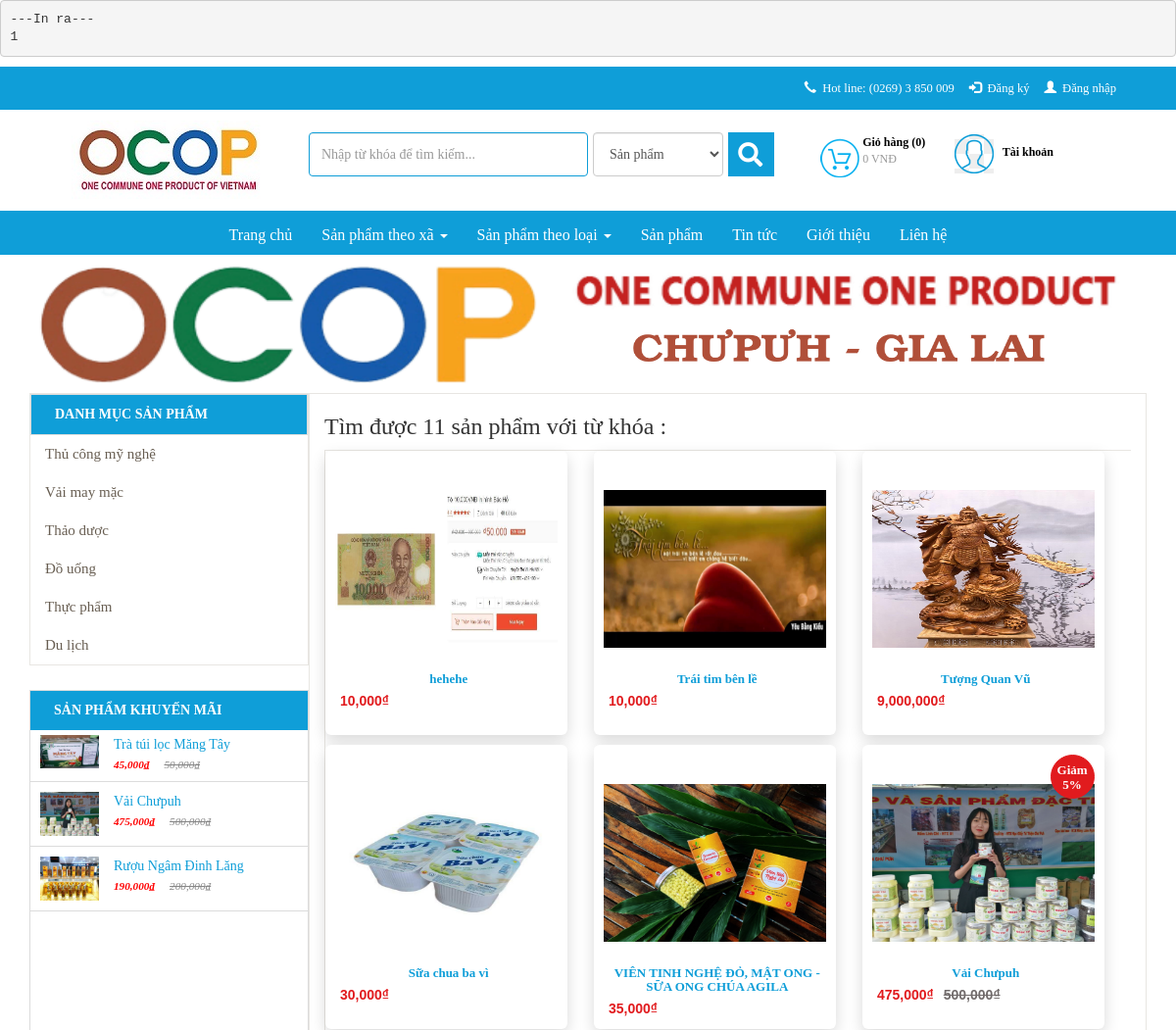
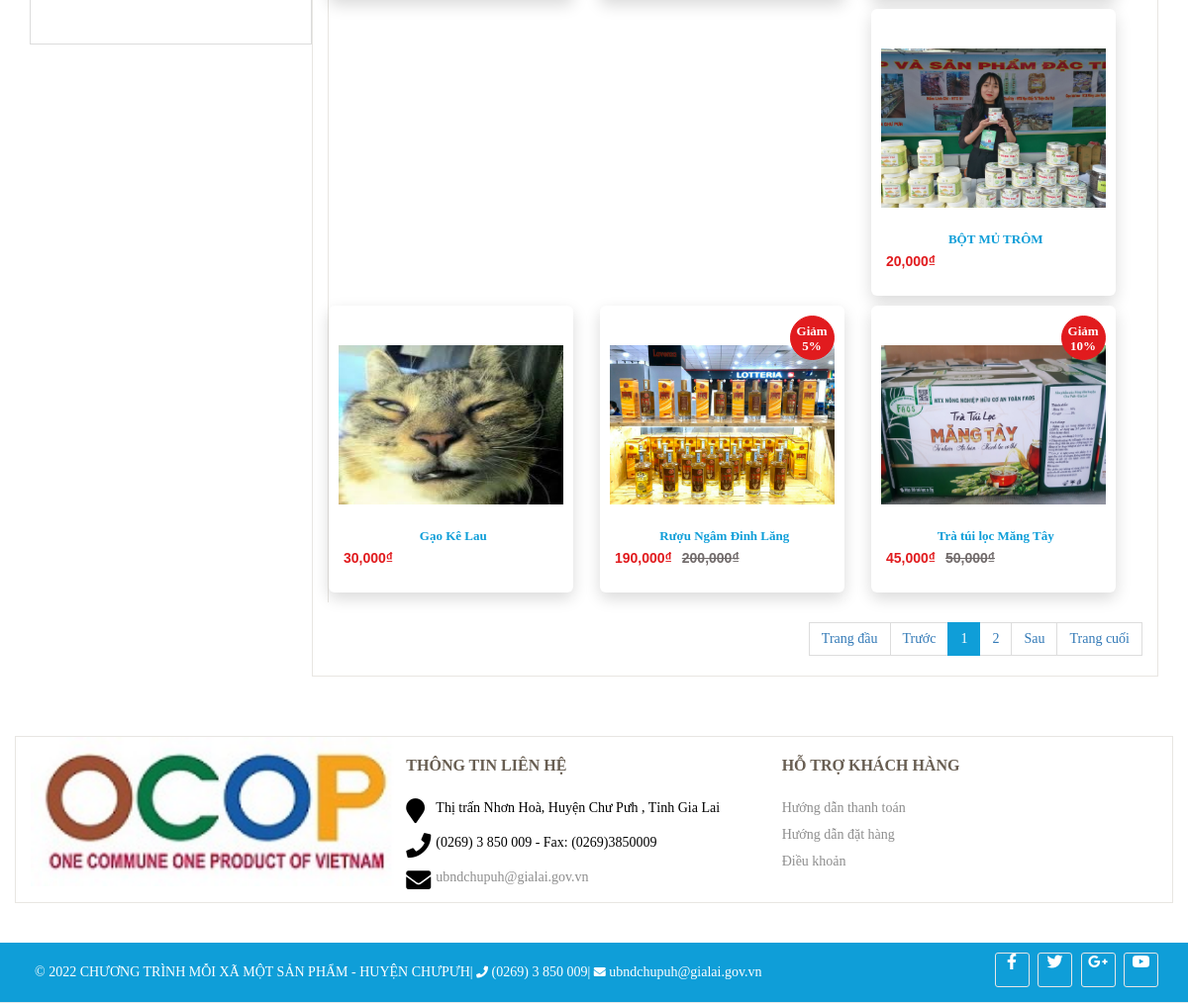
/index.php/search, run on the app's committed database (2 pictures, top to bottom).
### tables this page shows
CREATE TABLE `db_category` (
  `id` int(11) NOT NULL,
  `name` varchar(255) NOT NULL,
  `link` varchar(255) NOT NULL,
  `level` int(2) NOT NULL,
  `parentid` int(11) NOT NULL,
  `orders` varchar(5) DEFAULT NULL,
  `created_at` datetime NOT NULL,
  `created_by` varchar(255) NOT NULL,
  `updated_at` datetime NOT NULL,
  `updated_by` varchar(255) NOT NULL,
  `trash` tinyint(1) NOT NULL DEFAULT 1,
  `status` tinyint(1) NOT NULL DEFAULT 1
);

CREATE TABLE `db_product` (
  `id` int(11) NOT NULL,
  `catid` int(11) NOT NULL,
  `name` varchar(255) NOT NULL,
  `alias` varchar(255) NOT NULL,
  `avatar` varchar(255) NOT NULL,
  `img` varchar(255) NOT NULL,
  `sortDesc` text NOT NULL,
  `detail` text NOT NULL,
  `producer` int(11) NOT NULL,
  `number` int(11) NOT NULL,
  `number_buy` int(11) NOT NULL,
  `sale` int(3) DEFAULT NULL,
  `price` int(11) NOT NULL,
  `price_sale` int(11) NOT NULL,
  `created` datetime NOT NULL,
  `created_by` varchar(100) NOT NULL DEFAULT 'HDL',
  `modified` datetime NOT NULL,
  `modified_by` varchar(100) NOT NULL DEFAULT 'HDL',
  `trash` int(1) NOT NULL DEFAULT 1,
  `status` int(1) NOT NULL DEFAULT 1,
  `userId` int(11) DEFAULT NULL,
  `img2` varchar(255) DEFAULT NULL,
  `img3` varchar(255) DEFAULT NULL,
  `img4` varchar(255) DEFAULT NULL,
  `is_hot` int(11) NOT NULL DEFAULT 0
);

### index.php (called while the page is built, shortened)
<?php
require_once BASEPATH.'core/CodeIgniter.php';

### application/models/frontend/Mcategory.php (called while the page is built, shortened)
<?php
class Mcategory extends CI_Model {
    public function __construct()
    {
        $this->table = $this->db->dbprefix('category');
    }
    public function category_menu($parentid)
    {
        $this->db->where('parentid', $parentid);
        $this->db->where('status', 1);
        $this->db->where('trash', 1);
        $this->db->order_by('orders asc, updated_at desc');
        $query = $this->db->get($this->table);
        return $query->result_array();
    }
}

### application/models/frontend/Mproduct.php (called while the page is built, shortened)
<?php
class Mproduct extends CI_Model {
    public function __construct()
    {
        $this->table = $this->db->dbprefix('product');
    }
    public function product_sale($limit)
    {
        $this->db->where('status', 1);
        $this->db->where('trash', 1);
        $this->db->limit($limit);
        $this->db->order_by('sale', 'desc');
        $this->db->order_by('modified', 'desc');
        $query = $this->db->get($this->table);
        return $query->result_array();
    }
    public function product_search($name,$limit,$first){
        $this->db->like('name', $name);
        $this->db->where('trash', 1);
        $this->db->order_by('created', 'desc');
        $query = $this->db->get($this->table,$limit,$first);
        return $query->result_array();
    }
    public function product_search_count($name){
        $this->db->like('name', $name);
        $this->db->where('status', 1);
        $this->db->where('trash', 1);
        $this->db->order_by('created', 'desc');
        $query = $this->db->get($this->table);
        return count($query->result_array());
    }
}

### application/views/frontend/components/search/index.php (the view, shortened to what this page needs)
<section id="product-all" class="collection">
	<div class="banner-product">
		<div class="container">
			<div class="col-xs-12 col-sm-12 col-md-12 col-lg-12">
				<img src="public/images/sp.png">
			</div>
		</div>
	</div>
	<div class="slider">
		<div class="container">
			<div class="col-xs-12 col-sm-12 col-md-3 col-lg-3">
				<div class="col-xs-12 col-sm-12 col-md-12 col-lg-12 list-menu pull-left">
					<?php $this->load->view('frontend/modules/category'); ?>
				</div>
				<?php $this->load->view('frontend/modules/product-sale'); ?>
			</div>
			<div class="col-xs-12 col-sm-12 col-md-9 col-lg-9 product-content">
				<div class="product-wrap">
					<div class="collection__title">
						<?php
						echo '<h3>Tìm được ' . $count .' '. $search_name . ' với từ khóa : <span style="color: red;">' . $key . '</span></h3>';
						?>
						<div class="collection-filter" id="list-product">
							<div class="category-products clearfix">
								<div class="products-grid clearfix">
									<?php if (count($list) == 0) : ?>
										<p>Không có sản phẩm !</p>
									<?php else : ?>
										<?php if ($option == 0) : ?>
											<?php foreach ($list as $sp) : ?>
												<div class="col-md-4 col-lg-4 col-xs-6 col-6 detail-box">
													<div class="product-lt">
														<div class="lt-product-group-image">
															<a href="<?php echo $sp['alias'] ?>" title="<?php echo $sp['name'] ?>">
																<img class="img-p" src="public/images/products/<?php echo $sp['avatar'] ?>" alt="">
															</a>
															<?php if ($sp['sale'] > 0) : ?>
																<div class="giam-percent">
																	<span class="text-giam-percent">Giảm <?php echo $sp['sale'] ?>%</span>
																</div>
															<?php endif; ?>
														</div>
														<div class="lt-product-group-info"   style="text-align:center">
															<a href="<?php echo $sp['alias'] ?>" title="<?php echo $sp['name'] ?>">
																<h3><?php echo $sp['name'] ?></h3>
															</a>
															<div class="price-box">
																<?php if ($sp['sale'] > 0) : ?>
																	<p class="old-price">
																		<span class="price"><?php echo (number_format($sp['price'])); ?>₫</span>
																	</p>
																	<p class="special-price">
																		<span class="price"><?php echo (number_format($sp['price_sale'])); ?>₫</span>
																	</p>
																<?php else : ?>
																	<p class="old-price">
																		<span class="price" style="color: #fff"><?php echo (number_format($sp['price'])); ?>₫</span>
																	</p>
																	<p class="special-price">
																		<span class="price"><?php echo (number_format($sp['price'])); ?>₫</span>
																	</p>
																<?php endif; ?>
															</div>
														</div>
													</div>
												</div>
											<?php endforeach; ?>
										<?php endif; ?>
								</div>
								<div class="text-center pull-right">
									<ul class="pagination">
										<?php echo $strphantrang; ?>
									</ul>
								</div>
							<?php endif; ?>
							</div>
						</div>
					</div>
				</div>
			</div>
		</div>
	</div>
</section>

### application/views/frontend/modules/category.php (shortened to what this page needs)
<div class="widget" style="margin: 0px; min-height: 0px;">
    <p>Danh mục sản phẩm</p>
</div>
<?php
$listcat = $this->Mcategory->category_menu(0);
$html_menu='<ul class="main-ul">';
foreach ($listcat as $menu) {
    $html_menu.='<li>';
    $html_menu.="<a href='san-pham/".$menu['link']." ' title=' ".$menu['name']."'>";
    $html_menu.=$menu['name'];
    $html_menu.='</i>';
    $html_menu.="</a>";
    $html_menu.="</li>";
}
$html_menu.="</ul>";
echo $html_menu;
?>

### application/views/frontend/modules/product-sale.php
<div class="col-xs-12 col-sm-12 col-md-12 col-lg-12 products-sale-off">
    <div class="widget">
        <p>Sản phẩm khuyến mãi</p>
        <div class="panel-left-body">
            <?php
                $list = $this->Mproduct->product_sale('4');
                $html_menu='<div id="post-list-footer" class="sidebar_menu">';
                foreach ($list as $menu) {
                    if($menu['sale'] > 0){
                        $html_menu.="<div class = 'spost clearfix'>";
                            $html_menu.="<div class='entry-image'>";
                                $html_menu.="<a href=".$menu['alias']." title=' ".$menu['name']."'>";
                                    $html_menu.="<img src='public/images/products/".$menu['img']."'>";
                                $html_menu.="</a>";
                            $html_menu.='</div>';
                            $html_menu.='<div class="entry-c" style="width:194px;">';
                                $html_menu.='<div class="entry-title">';
                                    $html_menu.="<a class='ws-nw overflow ellipsis' href=".$menu['alias']." title=' ".$menu['name']."'>";
                                        $html_menu.=$menu['name'];
                                    $html_menu.="</a>";
                                $html_menu.='</div>';
                                $html_menu.='<ul class="entry-meta">';
                                    $html_menu.='<li class="color">';
                                        $html_menu.="<ins>".number_format($menu['price_sale']).'₫'."</ins>";
                                        $html_menu.="<del>".number_format($menu['price']).'₫'."</del>";
                                    $html_menu.='</li>';
                                $html_menu.='</ul>';
                            $html_menu.='</div>';
                        $html_menu.="</div>";
                    }
                }
                $html_menu.="</div>";
            echo $html_menu;
            ?>
        </div>
    </div>
</div>

### data on the page
db_category: value "Thủ công mỹ nghệ"
db_category: value "Vải may mặc"
db_category: value "Thảo dược"
db_category: value "Đồ uống"
db_category: value "Thực phẩm"
db_category: value "Du lịch"
db_product: img (picture), sale "Trà túi lọc Măng Tây", price_sale "45,000", price "50,000", avatar (picture), sale "10", name "Trà túi lọc Măng Tây"
db_product: img (picture), sale "Vải Chưpuh", price_sale "475,000", price "500,000", avatar (picture), sale "5", name "Vải Chưpuh"
db_product: img (picture), sale "Rượu Ngâm Đinh Lăng", price_sale "190,000", price "200,000", avatar (picture), sale "5", name "Rượu Ngâm Đinh Lăng"
db_product: avatar (picture), name "hehehe", price "10,000"
db_product: avatar (picture), name "Trái tim bên lề", price "10,000"
db_product: avatar (picture), name "Tượng Quan Vũ", price "9,000,000"
db_product: avatar (picture), name "Sữa chua ba vì", price "30,000"
db_product: avatar (picture), name "VIÊN TINH NGHỆ ĐỎ, MẬT ONG - SỮA ONG CHÚA AGILA", price "35,000"
db_product: avatar (picture), name "BỘT MỦ TRÔM", price "20,000"
db_product: avatar (picture), name "Gạo Kê Lau", price "30,000"

### other printed values
print_r($key) "1"
$count "11"
$search_name "sản phẩm"
